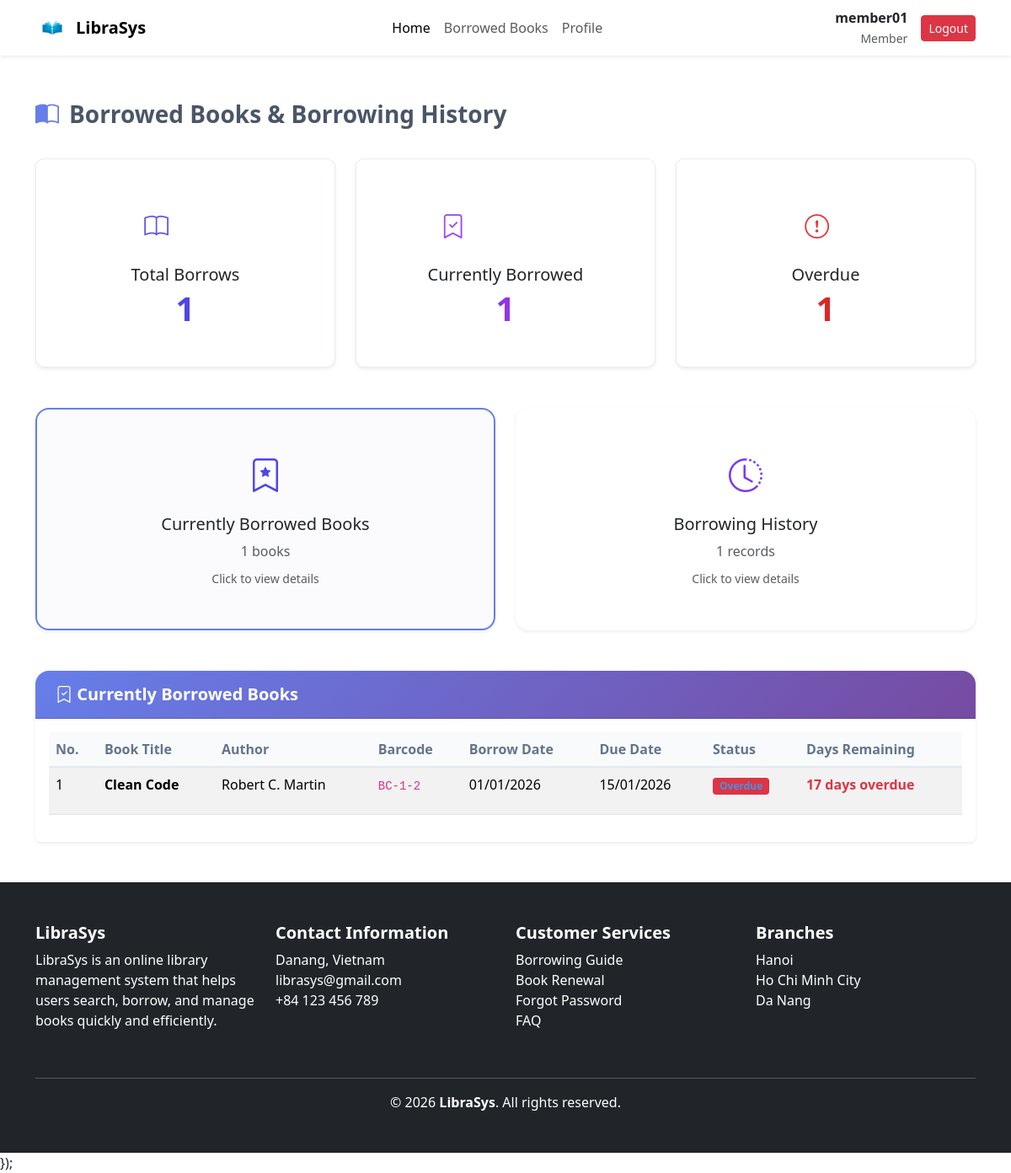
/member/borrowedBooks (signed in), run on the app's committed database.
### tables this page shows
CREATE TABLE `borrow_records` (
  `borrow_id` int(11) NOT NULL,
  `user_id` int(11) DEFAULT NULL,
  `borrow_date` date NOT NULL,
  `due_date` date NOT NULL,
  `return_date` date DEFAULT NULL,
  `status` enum('borrowed','returned','overdue') DEFAULT 'borrowed'
);

CREATE TABLE `books` (
  `book_id` int(11) NOT NULL,
  `title` varchar(255) NOT NULL,
  `author` varchar(150) DEFAULT NULL,
  `category_id` int(11) DEFAULT NULL,
  `image_url` varchar(255) DEFAULT NULL,
  `Description` text DEFAULT NULL
);

CREATE TABLE `book_copies` (
  `book_copy_id` int(11) NOT NULL,
  `book_id` int(11) DEFAULT NULL,
  `status` enum('available','borrowed') DEFAULT 'available',
  `barcode` varchar(50) DEFAULT NULL
);

### app/core/Controller.php (called while the page is built, shortened)
<?php
class Controller
{
    protected function model($model)
    {
        $modelPath = __DIR__ . '/../models/' . $model . '.php';
        return new $model();
    }
    protected function view($view, $data = [])
    {
        extract($data);
        $viewPath = __DIR__ . '/../views/' . $view . '.php';
        require_once $viewPath;
    }
}

### app/controllers/MemberController.php (called while the page is built, shortened)
<?php
class MemberController extends Controller
{
    public function borrowedBooks()
    {
        $user_id = $_SESSION['user_id'];
        $borrowRecordModel = $this->model('BorrowRecord');
        $currentBorrows = $borrowRecordModel->getCurrentBorrowsByUser($user_id);
        $borrowHistory = $borrowRecordModel->getBorrowHistoryByUser($user_id);
        $this->view('member/borrowed_books', [
            'currentBorrows' => $currentBorrows,
            'borrowHistory' => $borrowHistory,
            'title' => 'Sách Đang Mượn & Lịch Sử Mượn'
        ]);
    }
}

### app/core/Router.php (called while the page is built, shortened)
<?php
class Router
{
    public function run()
    {
        $requestUri = parse_url($_SERVER['REQUEST_URI'], PHP_URL_PATH);
        if (strpos($requestUri, '/public/') !== false) {
            $requestUri = substr($requestUri, strpos($requestUri, '/public/') + 8);
        } elseif (substr($requestUri, -7) === '/public') {
            $requestUri = '';
        } else {
            $requestUri = trim($requestUri, '/');
        }
        $requestUri = trim($requestUri, '/');
        $requestUri = preg_replace('/\.php$/', '', $requestUri);
        $requestUri = preg_replace('/^index\/?/', '', $requestUri);
        $parts = !empty($requestUri) ? explode('/', $requestUri) : [];
        $parts = array_filter($parts, fn($p) => !empty($p));
        $parts = array_values($parts);
        $method = !empty($parts[1]) ? $parts[1] : 'index';
        $params = array_slice($parts, 2);
        $controller = new $controllerName();
        call_user_func_array([$controller, $method], $params);
    }
}

### public/index.php (called while the page is built, shortened)
<?php
require_once __DIR__ . '/../app/config/database.php';
require_once __DIR__ . '/../app/core/Router.php';
require_once __DIR__ . '/../app/core/Controller.php';
require_once __DIR__ . '/../app/core/Model.php';
$router = new Router();
$router->run();

### app/core/Model.php (called while the page is built, shortened)
<?php
class Model {
    public function __construct() {
        $database = new Database();
        $this->db = $database->connect();
    }
}

### app/config/database.php (called while the page is built, shortened)
<?php
class Database {
    private $host = 'localhost';
    private $db_name = 'library_management';
    private $username = 'root';
    private $password = '';
    private $conn;
    public function connect() {
        try {
            $this->conn = new PDO(
                "mysql:host={$this->host};dbname={$this->db_name};charset=utf8",
                $this->username,
                $this->password
            );
            $this->conn->setAttribute(PDO::ATTR_ERRMODE, PDO::ERRMODE_EXCEPTION);
        } catch (PDOException $e) {
            die('Database connection failed: ' . $e->getMessage());
        }
        return $this->conn;
    }
}

### app/models/BorrowRecord.php (called while the page is built, shortened)
<?php
class BorrowRecord extends Model
{
    public function getBorrowHistoryByUser($user_id)
    {
        $sql = "SELECT
                    br.borrow_id,
                    br.borrow_date,
                    br.due_date,
                    br.return_date,
                    br.status,
                    b.title,
                    b.author,
                    bc.barcode
                FROM borrow_records br
                INNER JOIN borrow_records_book_copies brbc ON br.borrow_id = brbc.borrow_id
                INNER JOIN book_copies bc ON brbc.book_copy_id = bc.book_copy_id
                INNER JOIN books b ON bc.book_id = b.book_id
                WHERE br.user_id = ?
                ORDER BY br.borrow_date DESC";
        $stmt = $this->db->prepare($sql);
        $stmt->execute([$user_id]);
        return $stmt->fetchAll(PDO::FETCH_ASSOC);
    }
    public function getCurrentBorrowsByUser($user_id)
    {
        $sql = "SELECT
                    br.borrow_id,
                    br.borrow_date,
                    br.due_date,
                    br.status,
                    b.title,
                    b.author,
                    b.book_id,
                    bc.barcode,
                    DATEDIFF(br.due_date, CURDATE()) as days_remaining
                FROM borrow_records br
                INNER JOIN borrow_records_book_copies brbc ON br.borrow_id = brbc.borrow_id
                INNER JOIN book_copies bc ON brbc.book_copy_id = bc.book_copy_id
                INNER JOIN books b ON bc.book_id = b.book_id
                WHERE br.user_id = ? AND br.status != 'returned'
                ORDER BY br.due_date ASC";
        $stmt = $this->db->prepare($sql);
        $stmt->execute([$user_id]);
        return $stmt->fetchAll(PDO::FETCH_ASSOC);
    }
}

### app/views/member/borrowed_books.php (the view, shortened to what this page needs)
<?php
require_once __DIR__ . '/../layouts/header.php';
$totalBorrows =  count($borrowHistory);
$overdueCount = 0;
foreach ($currentBorrows as $borrow) {
    if ($borrow['status'] == 'overdue') {
        $overdueCount++;
    }
}
?>
<div class="container my-5">
    <div class="page-title">
        <i class="bi bi-book-half"></i>
        <span>Borrowed Books & Borrowing History</span>
    </div>
    <div class="row mb-5 gy-4">
        <div class="col-md-4 col-sm-6">
            <div class="card text-center shadow-sm h-100 stat-card stat-card-primary">
                <div class="card-body py-4">
                    <div class="stat-icon">
                        <i class="bi bi-book"></i>
                    </div>
                    <h5 class="card-title">Total Borrows</h5>
                    <p class="card-text stat-number stat-number-primary"><?php echo $totalBorrows; ?></p>
                </div>
            </div>
        </div>
        <div class="col-md-4 col-sm-6">
            <div class="card text-center shadow-sm h-100 stat-card stat-card-purple">
                <div class="card-body py-4">
                    <div class="stat-icon">
                        <i class="bi bi-bookmark-check"></i>
                    </div>
                    <h5 class="card-title">Currently Borrowed</h5>
                    <p class="card-text stat-number stat-number-purple"><?php echo count($currentBorrows); ?></p>
                </div>
            </div>
        </div>
        <div class="col-md-4 col-sm-6">
            <div class="card text-center shadow-sm h-100 stat-card stat-card-danger">
                <div class="card-body py-4">
                    <div class="stat-icon">
                        <i class="bi bi-exclamation-circle"></i>
                    </div>
                    <h5 class="card-title">Overdue</h5>
                    <p class="card-text stat-number stat-number-danger"><?php echo $overdueCount; ?></p>
                </div>
            </div>
        </div>
    </div>
    <div class="row mb-5 gy-4">
        <div class="col-md-6">
            <div class="card shadow-sm border-0 cursor-pointer section-card section-transition" data-section="current">
                <div class="card-body text-center py-5">
                    <i class="bi bi-bookmark-star section-card-icon"></i>
                    <h5 class="card-title section-card-title">Currently Borrowed Books</h5>
                    <p class="text-muted mb-2"><?php echo count($currentBorrows); ?> books</p>
                    <p class="text-muted mb-0"><small>Click to view details</small></p>
                </div>
            </div>
        </div>
        <div class="col-md-6">
            <div class="card shadow-sm border-0 cursor-pointer section-card section-transition" data-section="history">
                <div class="card-body text-center py-5">
                    <i class="bi bi-clock-history section-card-icon"></i>
                    <h5 class="card-title section-card-title-history">Borrowing History</h5>
                    <p class="text-muted mb-2"><?php echo count($borrowHistory); ?> records</p>
                    <p class="text-muted mb-0"><small>Click to view details</small></p>
                </div>
            </div>
        </div>
    </div>
    <div id="current-section" class="section-content">
        <div class="card shadow-sm border-0">
            <div class="card-header card-header-section">
                <h5>
                    <i class="bi bi-bookmark-check"></i>
                    Currently Borrowed Books
                </h5>
            </div>
            <div class="card-body">
                <?php if (empty($currentBorrows)): ?>
                    <div class="alert alert-info text-center" role="alert">
                        <i class="bi bi-info-circle"></i> You currently have no borrowed books.
                    </div>
                <?php else: ?>
                    <div class="table-responsive">
                        <table class="table table-striped table-hover">
                            <thead>
                                <tr>
                                    <th>No.</th>
                                    <th>Book Title</th>
                                    <th>Author</th>
                                    <th>Barcode</th>
                                    <th>Borrow Date</th>
                                    <th>Due Date</th>
                                    <th>Status</th>
                                    <th>Days Remaining</th>
                                </tr>
                            </thead>
                            <tbody>
                                <?php foreach ($currentBorrows as $index => $borrow): ?>
                                    <?php
                                    $statusClass = '';
                                    $statusText = '';
                                    $daysRemaining = $borrow['days_remaining'] ?? 0;
                                    if ($borrow['status'] == 'overdue') {
                                        $statusClass = 'badge bg-danger';
                                        $statusText = 'Overdue';
                                    } else {
                                        $statusClass = 'badge bg-success';
                                        $statusText = 'Borrowed';
                                    }
                                    $daysClass = '';
                                    if ($daysRemaining <= 3 && $daysRemaining > 0) {
                                        $daysClass = 'text-warning fw-bold';
                                    } elseif ($daysRemaining <= 0) {
                                        $daysClass = 'text-danger fw-bold';
                                    } else {
                                        $daysClass = 'text-success';
                                    }
                                    ?>
                                    <tr>
                                        <td><?php echo $index + 1; ?></td>
                                        <td><strong><?php echo htmlspecialchars($borrow['title']); ?></strong></td>
                                        <td><?php echo htmlspecialchars($borrow['author']); ?></td>
                                        <td><code><?php echo htmlspecialchars($borrow['barcode']); ?></code></td>
                                        <td><?php echo date('d/m/Y', strtotime($borrow['borrow_date'])); ?></td>
                                        <td><?php echo date('d/m/Y', strtotime($borrow['due_date'])); ?></td>
                                        <td><span class="<?php echo $statusClass; ?>"><?php echo $statusText; ?></span></td>
                                        <td><span class="<?php echo $daysClass; ?>">
                                                <?php
                                                if ($daysRemaining > 0) {
                                                    echo $daysRemaining . ' days';
                                                } elseif ($daysRemaining == 0) {
                                                    echo 'Today';
                                                } else {
                                                    echo abs($daysRemaining) . ' days overdue';
                                                }
                                                ?>
                                            </span></td>
                                    </tr>
                                <?php endforeach; ?>
                            </tbody>
                        </table>
                    </div>
                <?php endif; ?>
            </div>
        </div>
    </div>
</div>
<?php require_once __DIR__ . '/../layouts/footer.php'; ?>
<?php require_once __DIR__ . '/../layouts/footer.php'; ?>

### public/assets/css/style.css (style rules this page uses)
:root { --primary-color: #4a90e2; --secondary-color: #f39c12; --text-dark: #333; --text-muted: #777; --bg-light: #f8f9fa; --white: #ffffff; --danger: #e74c3c; --success: #2ecc71; --shadow: 0 4px 12px rgba(0, 0, 0, 0.1); }
.badge { display: inline-block; background: #e1f0ff; color: var(--primary-color); padding: 4px 8px; border-radius: 4px; font-size: 0.75rem; margin-bottom: 15px; align-self: flex-start; }

### public/assets/css/borrowed_books.css (style rules this page uses)
:root { --primary-gradient: linear-gradient(135deg, #667eea 0%, #764ba2 100%); --hover-shadow: 0 0.75rem 1.5rem rgba(0, 0, 0, 0.1); }
.page-title { color: #4a5568; font-weight: 700; font-size: 1.75rem; margin-bottom: 2rem; display: flex; align-items: center; gap: 0.75rem; }
.page-title i { color: #667eea; }
.stat-card { border: none; border-radius: 1rem; transition: transform 0.3s ease, box-shadow 0.3s ease; background: white; }
.stat-icon { font-size: 2.5rem; margin-bottom: 1rem; opacity: 0.9; }
.stat-number { font-size: 2.5rem; font-weight: 800; line-height: 1; }
.stat-card-primary .stat-icon, .stat-card-primary .stat-number { color: #4f46e5; }
.stat-card-purple .stat-icon, .stat-card-purple .stat-number { color: #9333ea; }
.stat-card-danger .stat-icon, .stat-card-danger .stat-number { color: #dc2626; }
.section-card { border: 2px solid transparent !important; border-radius: 1rem; transition: all 0.3s ease; background: white; }
.section-card.active { border-color: #667eea !important; background-color: #fbfbfe; }
.section-card-icon { font-size: 2.5rem; margin-bottom: 1rem; display: block; transition: transform 0.3s ease; }
.section-card[data-section="current"] .section-card-icon { color: #4f46e5; }
.section-card[data-section="history"] .section-card-icon { color: #7c3aed; }
.card-header-section { background: var(--primary-gradient); color: white; border-radius: 1rem 1rem 0 0 !important; padding: 1rem 1.5rem; }
.card-header-section h5 { margin: 0; font-weight: 600; }
.table thead th { background-color: #f8fafc; font-weight: 600; color: #64748b; border-bottom: 2px solid #e2e8f0; }

### public/assets/css/admin.css (style rules this page uses)
.stat-card { background-color: #fff; border-radius: 10px; padding: 25px; display: flex; align-items: center; gap: 20px; border: 1px solid #e9ecef; box-shadow: 0 2px 10px rgba(0, 0, 0, 0.05); }
.stat-icon { width: 60px; height: 60px; border-radius: 50%; display: flex; align-items: center; justify-content: center; font-size: 1.8rem; color: #fff; }

### data on the page
borrow_records: books.title "Clean Code", books.author "Robert C. Martin", book_copies.barcode "BC-1-2", borrow_date "01/01/2026", due_date "15/01/2026", status "Overdue", daysRemaining "17"

### other printed values
$_SESSION['username'] "member01"
$_SESSION['role'] "Member"
$totalBorrows "1"
count($currentBorrows) "1"
$overdueCount "1"
count($borrowHistory) "1"
